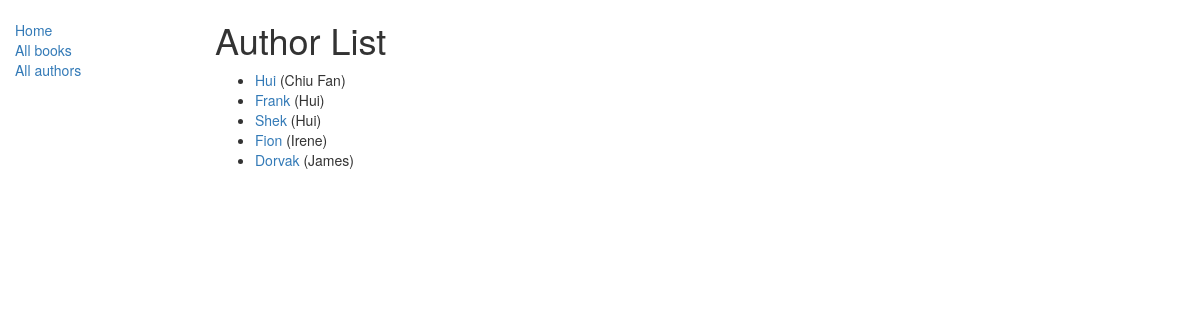
Screenshot of /catalog/authors/ with the database file from the repository.
### catalog/models.py (models this page shows, shortened)
class Author(models.Model):
    first_name = models.CharField(max_length=100)
    last_name = models.CharField(max_length=100)
    date_of_birth = models.DateField(null=True, blank=True)
    date_of_death = models.DateField('died', null=True, blank=True)
    def get_absolute_url(self):
        return reverse('author-detail', args=[str(self.id)])
    class Meta:
        ordering = ['last_name']

### catalog/views.py (the view, shortened to what this page needs)
class AuthorListView(generic.ListView):
    model = Author
    paginate_by = 10
    template_name = 'authors/my_arbitrary_template_name_list.html'  # Specify your own template name/location
    def get_context_data(self, **kwargs):
        context = super(AuthorListView, self).get_context_data(**kwargs)
        context['some_data'] = 'This is just some data'
        return context
    """
    This is the most important line to return the author list. Return max. 100 authors
    """
    def get_queryset(self):
        return Author.objects.filter()[:100]

### catalog/templates/catalog/author_list.html
{% extends "base_generic.html" %}
{% block content %}
    <h1>Author List</h1>
    {% if author_list %}
    <ul>
      {% for author in author_list %}
      <li>
        <a href="{{ author.get_absolute_url }}">{{ author.first_name }}</a> ({{ author.last_name }})
      </li>
      {% endfor %}
    </ul>
    {% else %}
      <p>There are no authors in the library.</p>
    {% endif %}
{% endblock %}

### rows the page displays
Author: first_name "Hui", last_name "Chiu Fan"
Author: first_name "Frank", last_name "Hui"
Author: first_name "Shek", last_name "Hui"
Author: first_name "Fion", last_name "Irene"
Author: first_name "Dorvak", last_name "James"
